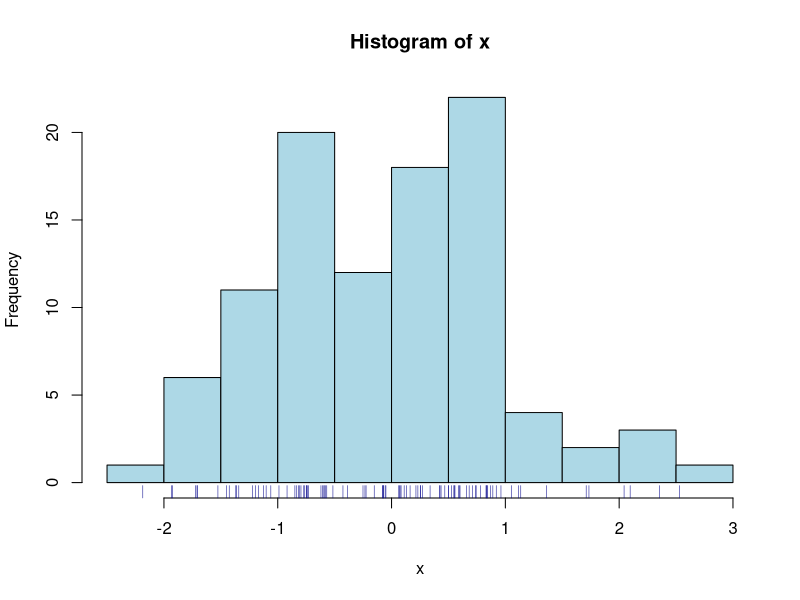
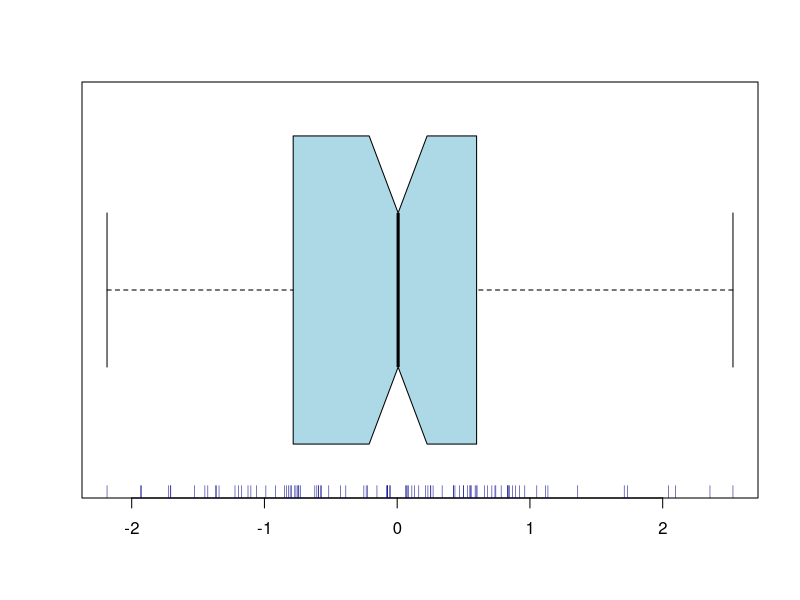

Write R code to recreate these figures, in order.
## ---- chunk 1
x<-rnorm(100); hist(x,col="lightblue"); rug(x,col="darkblue")
## ---- chunk 2
boxplot( x, col="lightblue", horizontal=TRUE, notch=TRUE, varwidth=TRUE )
rug(x, col="darkblue" )
## ---- chunk 3
valid.n <- function(x) { 
  length(x)-length(which(is.na(x))) 
  }
## ---- chunk 4
x <- c(3,3,3,1,1,2); unique(x); sort(unique(x))
## ---- chunk 5
x <- rep(1:3,each=7); table(x) # three cells, each 7 observations, N=21
table( table(x) ) # ok: all three cells have 7 observations, N=21
## ---- chunk 6
x[ sample(1:3*7, size=2) ] <- NA # replace 2 out of 21 obs by NA
table( table(x) ) # not ok: not all three cells have 7 observations, N<21
